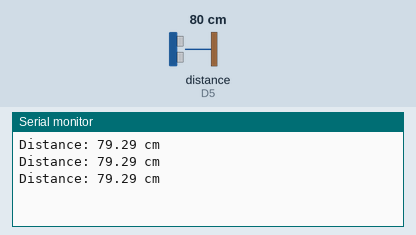
Simulated run of this sketch. Board: ESP8266 (NodeMCU). Parts: the last lines printed to the serial monitor. Wiring (inferred from the names in the program): ultrasonic range finder: trigger D6; echo D5. Inputs (shaded band) come from the test bench; at power-on: distance to the obstacle (sensor on D5) 80 cm. The echo pulse lasts 58.3 µs per cm.

Above: at 1.3 s.
1.4 s: distance to the obstacle (sensor on D5) set to 2 cm
At 1.9 s:
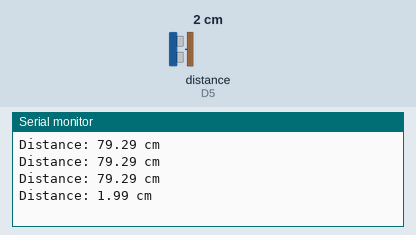
2.9 s: distance to the obstacle (sensor on D5) set to 4 cm
At 3.4 s:
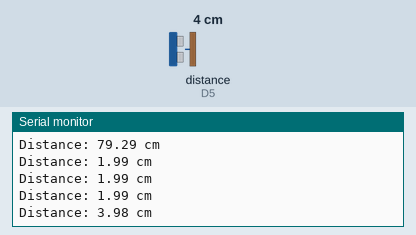
Timing chart, 0 to 5.9 s (numbered marks = the images above; inputs shaded):
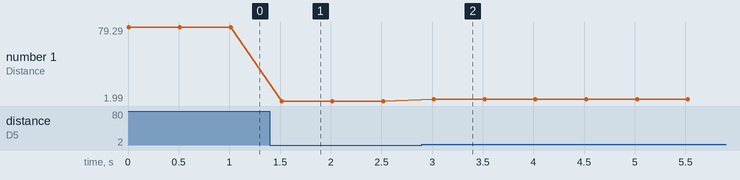

Measured:
- after the input at 1.4 s, the serial monitor: prints a new line after 0.12 s (image 1)
- after the input at 2.9 s, the serial monitor: prints a new line after 0.12 s (image 2)
- plotted number 1: 79.29 → 1.99 after the input at 1.4 s, 1.99 → 3.98 after the input at 2.9 s

The sketch:

distanceSensorTest.ino
```cpp
#define ECHOPIN D5 // Pin to receive echo pulse
#define TRIGPIN D6 // Pin to send trigger pulse
#define CommonSenseMetricSystem
void setup() {
  Serial.begin(9600);
  pinMode(ECHOPIN, INPUT);
  pinMode(TRIGPIN, OUTPUT);
}

void loop() {
  digitalWrite(TRIGPIN, LOW); // Set trigger pin low
  delayMicroseconds(2); // Wait for stable
  digitalWrite(TRIGPIN, HIGH); // Send 10us pulse
  delayMicroseconds(10);
  digitalWrite(TRIGPIN, LOW);
  long duration = pulseIn(ECHOPIN, HIGH); // Measure pulse width of echo pin
  #ifdef CommonSenseMetricSystem
  float distance = duration * 0.034 / 2; // Convert pulse width to distance in cm
  #endif
  #ifdef ImperialNonsenseSystem
  float distance = (duration/2) / 73.914;
  #endif
  Serial.print("Distance: ");
  Serial.print(distance);
  Serial.println(" cm");

  delay(500); // Wait before next measurement
}
```
